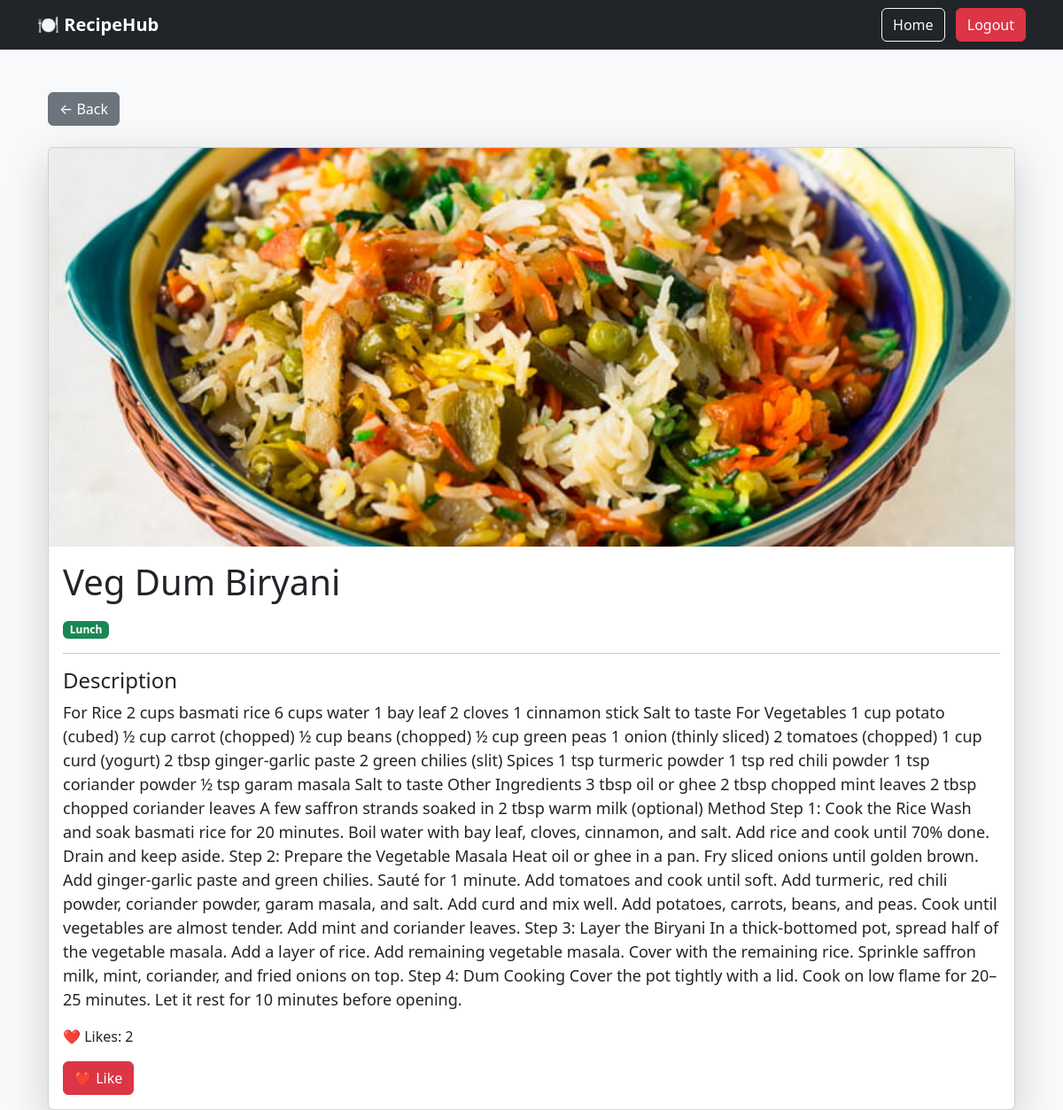
/recipe/8/ (signed in), run on the app's committed database.
### vege/models.py (models this page shows, shortened)
class Receipe(models.Model):
    CATEGORY_CHOICES = (
        ('Breakfast', 'Breakfast'),
        ('Lunch', 'Lunch'),
        ('Dinner', 'Dinner'),
        ('Dessert', 'Dessert'),
    )
    user = models.ForeignKey(
        User,
        on_delete=models.CASCADE,
        null=True,
        blank=True
    )
    name = models.CharField(max_length=200)
    description = models.TextField()
    image = models.ImageField(
        upload_to='receipes/',
        blank=True,
        null=True
    )
    category = models.CharField(
        max_length=50,
        choices=CATEGORY_CHOICES,
        default='Lunch'
    )

### vege/views.py (the view)
@login_required(login_url='/accounts/login/')
def recipe_detail(request, id):
    recipe = get_object_or_404(Receipe, id=id)
    return render(
        request,
        "recipe_detail.html",
        {"recipe": recipe}
    )

### vege/templates/recipe_detail.html
{% extends "home/base.html" %}
{% block start %}
<div class="container mt-5">
    <a href="/home/" class="btn btn-secondary mb-4">
        ← Back
    </a>
    <div class="card shadow-lg">
        {% if recipe.image %}
            <img src="{{ recipe.image.url }}"
                 class="card-img-top"
                 style="height:450px;object-fit:cover;">
        {% endif %}
        <div class="card-body">
            <h1 class="mb-3">
                {{ recipe.name }}
            </h1>
            <span class="badge bg-success">
                {{ recipe.category }}
            </span>
            <hr>
            <h4>Description</h4>
            <p style="font-size:18px;">
                {{ recipe.description }}
            </p>
            <p>
                ❤️ Likes:
                {{ recipe.like_set.count }}
            </p>
            <a href="/like-recipe/{{ recipe.id }}/"
               class="btn btn-danger">
                ❤️ Like
            </a>
        </div>
    </div>
</div>
{% endblock %}

### data on the page
Receipe: image (picture), name "Veg Dum Biryani", category "Lunch", description "For Rice 2 cups basmati rice 6 cups water 1 bay leaf 2 cloves 1 cinnamon stick Salt to taste For Vegetables 1 cup potato (cubed) ½ cup carrot (chopped) ½ cup beans (chopped) ½ cup green peas 1 onion (thinly sliced) 2 tomatoes (chopped) 1 cup curd (yogurt) 2 tbsp ginger-garlic paste 2 green chilies (slit) Spices 1 tsp turmeric powder 1 tsp red chili powder 1 tsp coriander powder ½ tsp garam masala Salt to taste Other Ingredients 3 tbsp oil or ghee 2 tbsp chopped mint leaves 2 tbsp chopped coriander leaves A few saffron strands soaked in 2 tbsp warm milk (optional) Method Step 1: Cook the Rice Wash and soak basmati rice for 20 minutes. Boil water with bay leaf, cloves, cinnamon, and salt. Add…", like_set.count "2"
